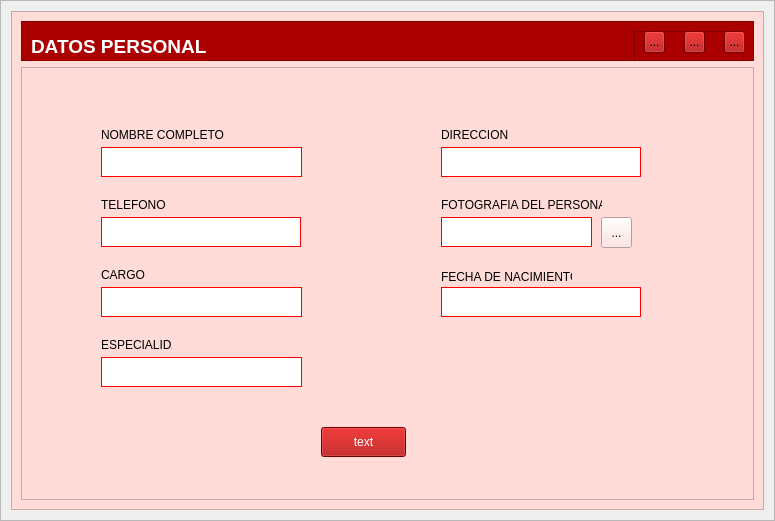
<?xml version="1.0" encoding="UTF-8"?>
<ui version="4.0">
 <class>AddEditWindow</class>
 <widget class="QWidget" name="AddEditWindow">
  <property name="geometry">
   <rect>
    <x>0</x>
    <y>0</y>
    <width>775</width>
    <height>521</height>
   </rect>
  </property>
  <property name="windowTitle">
   <string>Form</string>
  </property>
  <layout class="QVBoxLayout" name="verticalLayout">
   <property name="spacing">
    <number>0</number>
   </property>
   <property name="leftMargin">
    <number>0</number>
   </property>
   <property name="topMargin">
    <number>0</number>
   </property>
   <property name="rightMargin">
    <number>0</number>
   </property>
   <property name="bottomMargin">
    <number>0</number>
   </property>
   <item>
    <widget class="QFrame" name="central_frame">
     <property name="frameShape">
      <enum>QFrame::StyledPanel</enum>
     </property>
     <property name="frameShadow">
      <enum>QFrame::Raised</enum>
     </property>
     <layout class="QVBoxLayout" name="shadow_layout">
      <property name="spacing">
       <number>0</number>
      </property>
      <property name="leftMargin">
       <number>10</number>
      </property>
      <property name="topMargin">
       <number>10</number>
      </property>
      <property name="rightMargin">
       <number>10</number>
      </property>
      <property name="bottomMargin">
       <number>10</number>
      </property>
      <item>
       <widget class="QFrame" name="background_frame">
        <property name="styleSheet">
         <string notr="true">background-color: rgb(255, 220, 215)</string>
        </property>
        <property name="frameShape">
         <enum>QFrame::StyledPanel</enum>
        </property>
        <property name="frameShadow">
         <enum>QFrame::Raised</enum>
        </property>
        <layout class="QVBoxLayout" name="verticalLayout_2">
         <item>
          <widget class="QFrame" name="top_frame">
           <property name="minimumSize">
            <size>
             <width>0</width>
             <height>40</height>
            </size>
           </property>
           <property name="maximumSize">
            <size>
             <width>16777215</width>
             <height>40</height>
            </size>
           </property>
           <property name="styleSheet">
            <string notr="true">background-color: rgb(170, 0, 0);</string>
           </property>
           <property name="frameShape">
            <enum>QFrame::StyledPanel</enum>
           </property>
           <property name="frameShadow">
            <enum>QFrame::Raised</enum>
           </property>
           <layout class="QHBoxLayout" name="horizontalLayout_3">
            <item>
             <widget class="QLabel" name="title_label">
              <property name="minimumSize">
               <size>
                <width>120</width>
                <height>30</height>
               </size>
              </property>
              <property name="font">
               <font>
                <family>Arial</family>
                <pointsize>14</pointsize>
                <bold>true</bold>
               </font>
              </property>
              <property name="styleSheet">
               <string notr="true">color: white
</string>
              </property>
              <property name="text">
               <string>DATOS PERSONAL</string>
              </property>
             </widget>
            </item>
            <item>
             <spacer name="horizontalSpacer_2">
              <property name="orientation">
               <enum>Qt::Horizontal</enum>
              </property>
              <property name="sizeHint" stdset="0">
               <size>
                <width>40</width>
                <height>20</height>
               </size>
              </property>
             </spacer>
            </item>
            <item>
             <widget class="QFrame" name="buttons_holder_frame">
              <property name="minimumSize">
               <size>
                <width>110</width>
                <height>30</height>
               </size>
              </property>
              <property name="frameShape">
               <enum>QFrame::StyledPanel</enum>
              </property>
              <property name="frameShadow">
               <enum>QFrame::Raised</enum>
              </property>
              <widget class="QToolButton" name="minimize_button">
               <property name="geometry">
                <rect>
                 <x>10</x>
                 <y>0</y>
                 <width>21</width>
                 <height>22</height>
                </rect>
               </property>
               <property name="text">
                <string>...</string>
               </property>
               <property name="icon">
                <iconset>
                 <normaloff>../../icons/minimize-window.png</normaloff>../../icons/minimize-window.png</iconset>
               </property>
               <property name="iconSize">
                <size>
                 <width>25</width>
                 <height>25</height>
                </size>
               </property>
              </widget>
              <widget class="QToolButton" name="restore_button">
               <property name="geometry">
                <rect>
                 <x>50</x>
                 <y>0</y>
                 <width>21</width>
                 <height>22</height>
                </rect>
               </property>
               <property name="text">
                <string>...</string>
               </property>
               <property name="icon">
                <iconset>
                 <normaloff>../../icons/restore-window.png</normaloff>../../icons/restore-window.png</iconset>
               </property>
               <property name="iconSize">
                <size>
                 <width>25</width>
                 <height>25</height>
                </size>
               </property>
              </widget>
              <widget class="QToolButton" name="maximize_button">
               <property name="geometry">
                <rect>
                 <x>50</x>
                 <y>0</y>
                 <width>21</width>
                 <height>22</height>
                </rect>
               </property>
               <property name="text">
                <string>...</string>
               </property>
               <property name="icon">
                <iconset>
                 <normaloff>../../icons/maximize-window.png</normaloff>../../icons/maximize-window.png</iconset>
               </property>
               <property name="iconSize">
                <size>
                 <width>25</width>
                 <height>25</height>
                </size>
               </property>
              </widget>
              <widget class="QToolButton" name="close_button">
               <property name="geometry">
                <rect>
                 <x>90</x>
                 <y>0</y>
                 <width>21</width>
                 <height>22</height>
                </rect>
               </property>
               <property name="text">
                <string>...</string>
               </property>
               <property name="icon">
                <iconset>
                 <normaloff>../../icons/close-window.png</normaloff>../../icons/close-window.png</iconset>
               </property>
               <property name="iconSize">
                <size>
                 <width>25</width>
                 <height>25</height>
                </size>
               </property>
              </widget>
             </widget>
            </item>
           </layout>
          </widget>
         </item>
         <item>
          <widget class="QFrame" name="content_frame">
           <property name="frameShape">
            <enum>QFrame::StyledPanel</enum>
           </property>
           <property name="frameShadow">
            <enum>QFrame::Raised</enum>
           </property>
           <widget class="QLabel" name="label_3">
            <property name="geometry">
             <rect>
              <x>80</x>
              <y>60</y>
              <width>131</width>
              <height>16</height>
             </rect>
            </property>
            <property name="text">
             <string>NOMBRE COMPLETO</string>
            </property>
           </widget>
           <widget class="QLineEdit" name="lineEdit_3">
            <property name="geometry">
             <rect>
              <x>80</x>
              <y>80</y>
              <width>201</width>
              <height>30</height>
             </rect>
            </property>
            <property name="styleSheet">
             <string notr="true">background-color: rgb(255, 255, 255);
border: 1px solid red;</string>
            </property>
           </widget>
           <widget class="QLabel" name="label_4">
            <property name="geometry">
             <rect>
              <x>80</x>
              <y>130</y>
              <width>71</width>
              <height>16</height>
             </rect>
            </property>
            <property name="text">
             <string>TELEFONO</string>
            </property>
           </widget>
           <widget class="QLineEdit" name="lineEdit_4">
            <property name="geometry">
             <rect>
              <x>80</x>
              <y>150</y>
              <width>200</width>
              <height>30</height>
             </rect>
            </property>
            <property name="styleSheet">
             <string notr="true">background-color: rgb(255, 255, 255);
border: 1px solid red;</string>
            </property>
           </widget>
           <widget class="QLabel" name="label_5">
            <property name="geometry">
             <rect>
              <x>420</x>
              <y>200</y>
              <width>131</width>
              <height>20</height>
             </rect>
            </property>
            <property name="text">
             <string>FECHA DE NACIMIENTO</string>
            </property>
           </widget>
           <widget class="QLineEdit" name="lineEdit_5">
            <property name="geometry">
             <rect>
              <x>420</x>
              <y>220</y>
              <width>200</width>
              <height>30</height>
             </rect>
            </property>
            <property name="styleSheet">
             <string notr="true">background-color: rgb(255, 255, 255);
border: 1px solid red;</string>
            </property>
           </widget>
           <widget class="QLabel" name="label_6">
            <property name="geometry">
             <rect>
              <x>420</x>
              <y>60</y>
              <width>131</width>
              <height>16</height>
             </rect>
            </property>
            <property name="text">
             <string>DIRECCION</string>
            </property>
           </widget>
           <widget class="QLineEdit" name="lineEdit_6">
            <property name="geometry">
             <rect>
              <x>420</x>
              <y>80</y>
              <width>200</width>
              <height>30</height>
             </rect>
            </property>
            <property name="styleSheet">
             <string notr="true">background-color: rgb(255, 255, 255);
border: 1px solid red;</string>
            </property>
           </widget>
           <widget class="QLabel" name="label_7">
            <property name="geometry">
             <rect>
              <x>420</x>
              <y>130</y>
              <width>161</width>
              <height>16</height>
             </rect>
            </property>
            <property name="text">
             <string>FOTOGRAFIA DEL PERSONAL</string>
            </property>
           </widget>
           <widget class="QLineEdit" name="lineEdit_7">
            <property name="geometry">
             <rect>
              <x>420</x>
              <y>150</y>
              <width>151</width>
              <height>30</height>
             </rect>
            </property>
            <property name="styleSheet">
             <string notr="true">background-color: rgb(255, 255, 255);
border: 1px solid red;</string>
            </property>
           </widget>
           <widget class="QToolButton" name="toolButton">
            <property name="geometry">
             <rect>
              <x>580</x>
              <y>150</y>
              <width>31</width>
              <height>31</height>
             </rect>
            </property>
            <property name="text">
             <string>...</string>
            </property>
            <property name="icon">
             <iconset>
              <normaloff>../../icons/open-file.png</normaloff>../../icons/open-file.png</iconset>
            </property>
           </widget>
           <widget class="QPushButton" name="add_edit_button">
            <property name="geometry">
             <rect>
              <x>300</x>
              <y>360</y>
              <width>85</width>
              <height>30</height>
             </rect>
            </property>
            <property name="styleSheet">
             <string notr="true">QPushButton{background-color: rgb(170, 0, 0);
color: white;}
QPushButton::hover{background-color:#ffc13b}</string>
            </property>
            <property name="text">
             <string>text</string>
            </property>
            <property name="icon">
             <iconset>
              <normaloff>../../icons/plus.png</normaloff>../../icons/plus.png</iconset>
            </property>
           </widget>
           <widget class="QLineEdit" name="lineEdit_8">
            <property name="geometry">
             <rect>
              <x>80</x>
              <y>220</y>
              <width>201</width>
              <height>30</height>
             </rect>
            </property>
            <property name="styleSheet">
             <string notr="true">background-color: rgb(255, 255, 255);
border: 1px solid red;</string>
            </property>
           </widget>
           <widget class="QLineEdit" name="lineEdit_9">
            <property name="geometry">
             <rect>
              <x>80</x>
              <y>290</y>
              <width>201</width>
              <height>30</height>
             </rect>
            </property>
            <property name="styleSheet">
             <string notr="true">background-color: rgb(255, 255, 255);
border: 1px solid red;</string>
            </property>
           </widget>
           <widget class="QLabel" name="label_8">
            <property name="geometry">
             <rect>
              <x>80</x>
              <y>200</y>
              <width>71</width>
              <height>16</height>
             </rect>
            </property>
            <property name="text">
             <string>CARGO</string>
            </property>
           </widget>
           <widget class="QLabel" name="label_9">
            <property name="geometry">
             <rect>
              <x>80</x>
              <y>270</y>
              <width>71</width>
              <height>16</height>
             </rect>
            </property>
            <property name="text">
             <string>ESPECIALIDAD</string>
            </property>
           </widget>
          </widget>
         </item>
        </layout>
       </widget>
      </item>
     </layout>
    </widget>
   </item>
  </layout>
 </widget>
 <resources/>
 <connections/>
</ui>
